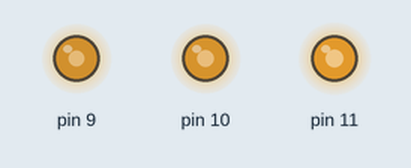
Recording of a sketch running on a simulated Arduino Uno, built with avr-gcc and run on an emulated ATmega328P. Shown: output pins drawn as LEDs (lit = HIGH).

Above: at 36.0 s.
Timing chart, 0 to 40.0 s (numbered marks = the images above):
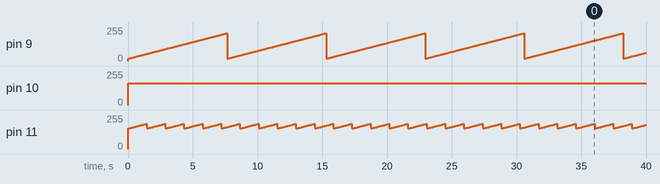

The sketch:

1.07.3_Rainbow_Brite_3__RGB_Drift.ino
```cpp
// Unit 1 Digital Sandbox
// Tutorial 1.07 If This Then That

// Using your newfound if skills, make any 2 colors from the RGB (i.e. R+G or G+B or R+B) fade from one to the other.
// (Like… red starts on, green starts off. As red fades to off, green fades to on. It will be yellow at some point in the middle!).
// At no point should all three colors be off.

int fade9;
int fade10;
int fade11;

void setup()
{
  pinMode(9, OUTPUT);
  pinMode(10, OUTPUT);
  pinMode(11, OUTPUT);

  fade9 = 18;
  fade10 = 163;
  fade11 = 154;
}

void loop()
{
  analogWrite(9, fade9);
  analogWrite(10, fade10);
  analogWrite(11, fade11);

  if (fade9 > 207) {
    fade9 = 18;
  }

  else {
    fade9 = fade9 + 1;
  }


  if (fade10 > 93) {
    fade10 = 163;
  }

  else {
    fade10 = fade10 - 1;
  }


  if (fade11 > 188) {
    fade11 = 154;
  }

  else {
    fade11 = fade11 + 1;
  }

  delay(40);
}
```

Measured:
- by itself, pin 9: ramps from 18/255 to 208/255 and jumps back, once every 7.6 s
- by itself, pin 10: 0/255 → 163/255 at 0.00 s
- by itself, pin 11: ramps from 154/255 to 189/255 and jumps back, once every 1.4 s
